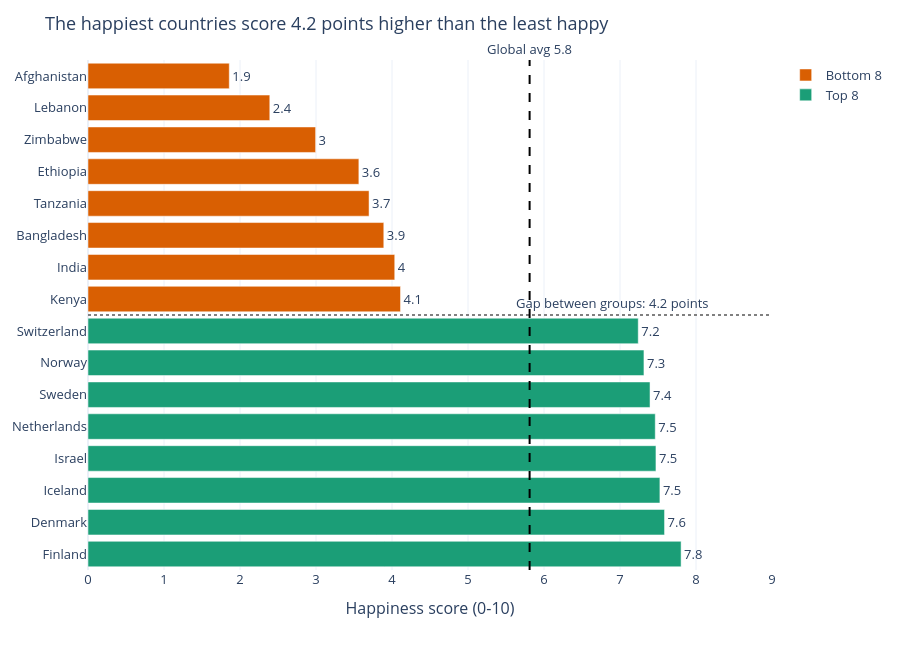

The notebook cell saved with this chart:
### Markdown cell above
---
## Task 2 — Bottom vs. Top: A Contrast Story

**What to build:** A bar chart that highlights the **gap between the happiest and least happy countries**, focusing on a specific insight.

**Requirements:**
- Show the **top 8 AND bottom 8 countries** together (16 bars total)
- Use **colour** to distinguish the two groups (not Plotly's default rainbow)
- Add a **visual separator or annotation** that emphasises the gap
- Insight title that tells the story of the gap

**Hint:** Use `pd.concat([df.nlargest(8,'Happiness_Score'), df.nsmallest(8,'Happiness_Score')])` to get both groups.

**Stretch goal:** Add a vertical reference line showing the global average.

### Code cell
# Task 2: Top 8 vs. Bottom 8 contrast
# ------------------------------------

# Step 1: Get top and bottom countries
top8 = df.nlargest(8, 'Happiness_Score').copy()
top8['Group'] = 'Top 8'
bottom8 = df.nsmallest(8, 'Happiness_Score').copy()
bottom8['Group'] = 'Bottom 8'

combined = pd.concat([bottom8, top8]).sort_values('Happiness_Score')
global_avg = df['Happiness_Score'].mean()
print(f"Global average: {global_avg:.2f}")

# Step 2: Build your chart
# YOUR CODE HERE
gap = top8['Happiness_Score'].mean() - bottom8['Happiness_Score'].mean()

group_colours = {'Top 8': '#1B9E77', 'Bottom 8': '#D95F02'}

fig2 = px.bar(
    combined,                       
    x='Happiness_Score',               
    y='Country',                      
    color='Group',                     
    color_discrete_map=group_colours,
    orientation='h',                    
    text=combined['Happiness_Score'].round(1),  
    category_orders={'Country': combined['Country'].tolist()},
)
fig2.update_traces(textposition='outside')

fig2.add_hline(y=7.5, line_dash='dot', line_color='grey')

fig2.add_vline(
    x=global_avg,                     
    line_dash='dash', line_color='black',
    annotation_text=f'Global avg {global_avg:.1f}',  
    annotation_position='top',
)

fig2.add_annotation(
    x=8.2, y=7.5,              
    text=f'Gap between groups: {gap:.1f} points',
    showarrow=False,                 
    yshift=12,                
    xanchor='right',
)

fig2.update_layout(
    title=f'The happiest countries score {gap:.1f} points higher than the least happy',
    template='plotly_white',
    font=dict(size=13),
    xaxis_title='Happiness score (0-10)',
    yaxis_title=None,
    legend_title_text=None,         
    height=650,                       
)
fig2.update_xaxes(range=[0, 9])        
fig2.show()

### Figure 1 — Plotly figure (JSON) as saved in the notebook; plotly's stock layout.template omitted (floating-point values rounded to 4 significant figures)
{"data": [{"hovertemplate": "Group=Bottom 8<br>Happiness_Score=%{x}<br>Country=%{y}<br>text=%{text}<extra></extra>", "legendgroup": "Bottom 8", "marker": {"color": "#D95F02", "pattern": {"shape": ""}}, "name": "Bottom 8", "orientation": "h", "showlegend": true, "text": [1.9, 2.4, 3.0, 3.6, 3.7, 3.9, 4.0, 4.1], "textposition": "outside", "type": "bar", "x": [1.859, 2.392, 2.995, 3.564, 3.698, 3.892, 4.036, 4.112], "xaxis": "x", "y": ["Afghanistan", "Lebanon", "Zimbabwe", "Ethiopia", "Tanzania", "Bangladesh", "India", "Kenya"], "yaxis": "y"}, {"hovertemplate": "Group=Top 8<br>Happiness_Score=%{x}<br>Country=%{y}<br>text=%{text}<extra></extra>", "legendgroup": "Top 8", "marker": {"color": "#1B9E77", "pattern": {"shape": ""}}, "name": "Top 8", "orientation": "h", "showlegend": true, "text": [7.2, 7.3, 7.4, 7.5, 7.5, 7.5, 7.6, 7.8], "textposition": "outside", "type": "bar", "x": [7.24, 7.315, 7.395, 7.464, 7.473, 7.525, 7.586, 7.804], "xaxis": "x", "y": ["Switzerland", "Norway", "Sweden", "Netherlands", "Israel", "Iceland", "Denmark", "Finland"], "yaxis": "y"}], "layout": {"annotations": [{"showarrow": false, "text": "Global avg 5.8", "x": 5.811, "xanchor": "center", "xref": "x", "y": 1, "yanchor": "bottom", "yref": "y domain"}, {"showarrow": false, "text": "Gap between groups: 4.2 points", "x": 8.2, "xanchor": "right", "y": 7.5, "yshift": 12}], "barmode": "relative", "font": {"size": 13}, "height": 650, "legend": {"title": {}, "tracegroupgap": 0}, "margin": {"t": 60}, "shapes": [{"line": {"color": "grey", "dash": "dot"}, "type": "line", "x0": 0, "x1": 1, "xref": "x domain", "y0": 7.5, "y1": 7.5, "yref": "y"}, {"line": {"color": "black", "dash": "dash"}, "type": "line", "x0": 5.811, "x1": 5.811, "xref": "x", "y0": 0, "y1": 1, "yref": "y domain"}], "title": {"text": "The happiest countries score 4.2 points higher than the least happy"}, "xaxis": {"anchor": "y", "domain": [0, 1], "range": [0, 9], "title": {"text": "Happiness score (0-10)"}}, "yaxis": {"anchor": "x", "categoryarray": ["Finland", "Denmark", "Iceland", "Israel", "Netherlands", "Sweden", "Norway", "Switzerland", "Kenya", "India", "Bangladesh", "Tanzania", "Ethiopia", "Zimbabwe", "Lebanon", "Afghanistan"], "categoryorder": "array", "domain": [0, 1], "title": {}}}}
